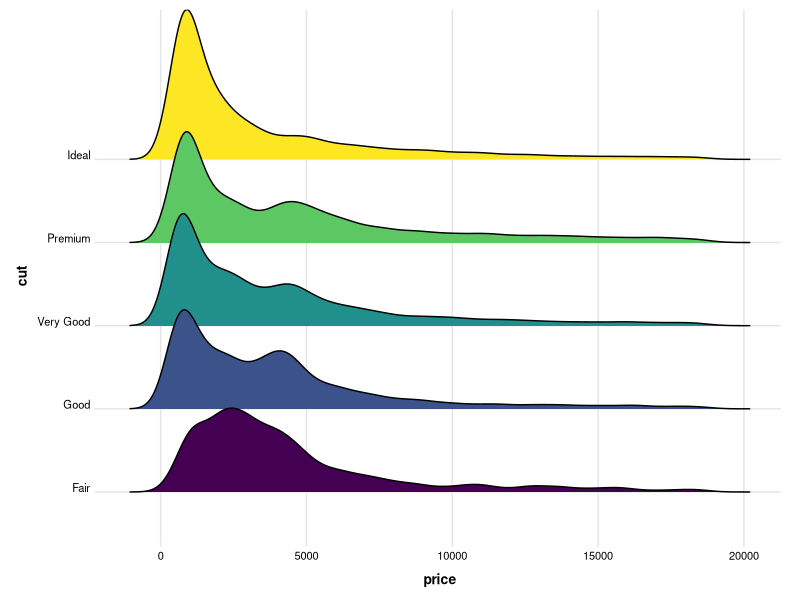

R code for this plot:
## ---- chunk 1
library(ggridges)
library(ggplot2)
 
# plot
ggplot(diamonds, aes(x = price, y = cut, fill = cut)) +
  geom_density_ridges() +
  theme_ridges(center_axis_labels = TRUE) + 
  theme(legend.position = "none",
        axis.text.x  = element_text(size=8),
        axis.text.y  = element_text(size=8),
        axis.title.x = element_text(size=10,face="bold"),
        axis.title.y = element_text(size=10,face="bold")
        )
